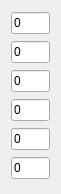
  <widget class="QWidget" name="layoutWidget_2">
   <property name="geometry">
    <rect>
     <x>366</x>
     <y>347</y>
     <width>61</width>
     <height>194</height>
    </rect>
   </property>
   <layout class="QGridLayout" name="gridLayout_3">
    <item row="3" column="0">
     <widget class="QLineEdit" name="lEStiffOriX">
      <property name="contextMenuPolicy">
       <enum>Qt::NoContextMenu</enum>
      </property>
      <property name="text">
       <string>0</string>
      </property>
     </widget>
    </item>
    <item row="5" column="0">
     <widget class="QLineEdit" name="lEStiffOriZ">
      <property name="contextMenuPolicy">
       <enum>Qt::NoContextMenu</enum>
      </property>
      <property name="text">
       <string>0</string>
      </property>
     </widget>
    </item>
    <item row="1" column="0">
     <widget class="QLineEdit" name="lEStiffPosY">
      <property name="contextMenuPolicy">
       <enum>Qt::NoContextMenu</enum>
      </property>
      <property name="text">
       <string>0</string>
      </property>
     </widget>
    </item>
    <item row="0" column="0">
     <widget class="QLineEdit" name="lEStiffPosX">
      <property name="contextMenuPolicy">
       <enum>Qt::NoContextMenu</enum>
      </property>
      <property name="text">
       <string>0</string>
      </property>
     </widget>
    </item>
    <item row="2" column="0">
     <widget class="QLineEdit" name="lEStiffPosZ">
      <property name="contextMenuPolicy">
       <enum>Qt::NoContextMenu</enum>
      </property>
      <property name="text">
       <string>0</string>
      </property>
     </widget>
    </item>
    <item row="4" column="0">
     <widget class="QLineEdit" name="lEStiffOriY">
      <property name="contextMenuPolicy">
       <enum>Qt::NoContextMenu</enum>
      </property>
      <property name="text">
       <string>0</string>
      </property>
     </widget>
    </item>
   </layout>
  </widget>
